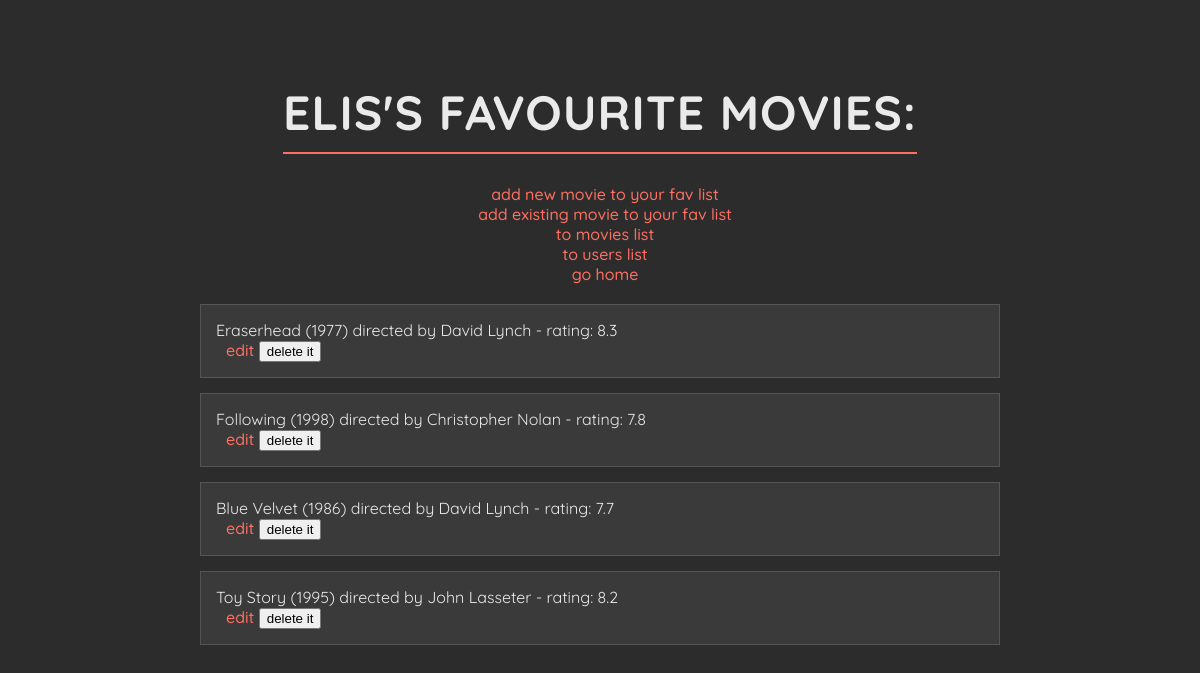
The page /users/2 on the database its author committed.
### data_models.py (models this page shows, shortened)
class User(db.Model):
    __tablename__ = 'users'
    user_id = db.Column(db.Integer, primary_key=True, autoincrement=True)
    user_name = db.Column(db.String(100), nullable=False)
    movies = relationship('Movie', secondary=user_movies, back_populates='users')

class Movie(db.Model):
    __tablename__ = 'movies'
    movie_id = db.Column(db.Integer, primary_key=True, autoincrement=True)
    title = db.Column(db.String(250), nullable=False)
    director = db.Column(db.String(200), nullable=False)
    release_year = db.Column(db.Integer, nullable=False)
    movie_rating = db.Column(db.Float, nullable=False)
    users = relationship('User', secondary=user_movies, back_populates='movies')

### app.py (the view)
@app.route('/users/<int:user_id>', methods=['GET'])
def user_movies(user_id):
    user = data_manager.get_user_by_id(user_id)
    movies = data_manager.get_user_movies(user_id)
    if not user:
        flash(f'User with ID {user_id} is not found. 🍭', 'error')
        return redirect('/users')
    return render_template('user_movies.html', user=user, movies=movies)

### datamanager/sqlite_data_manager.py (called while the page is built)
    def get_user_by_id(self, user_id):
        with self.app.app_context():
            return self.db.session.query(User).filter_by(user_id=user_id).first()

    def get_user_movies(self, user_id):
        with self.app.app_context():
            user = self.db.session.query(User).filter_by(user_id=user_id).first()
            if user is not None:
                movies = user.movies
            else:
                movies = []
            return movies

### templates/user_movies.html (shortened to what this page needs)
<!DOCTYPE html>
<html lang="en">
<head>
</head>
<body>
    <h1>{{ user.user_name }}'s favourite movies:</h1>
    <div>
        <a href="{{ url_for('add_new_movie_to_user', user_id=user.user_id) }}">add new movie to your fav list</a><br>
        <a href="{{ url_for('add_existing_movie_to_user', user_id=user.user_id) }}">add existing movie to your fav list</a><br>
        <a href="{{ url_for('list_movies') }}">to movies list</a><br>
        <a href="{{ url_for('list_users') }}">to users list</a><br>
        <a href="{{ url_for('home') }}">go home</a>
    </div>
        {% if movies %}
            <ul>
            {% for movie in movies %}
                <li>
                    {{ movie.title }} ({{ movie.release_year }}) directed by {{ movie.director }} - rating: {{ movie.movie_rating }} <br>
                    <a href="{{ url_for('update_movie', movie_id=movie.movie_id) }}">edit</a>
                    <form id="delete-form-{{ user.user_id }}-{{ movie.movie_id }}"
                          action="{{ url_for('remove_movie_from_user', user_id=user.user_id, movie_id=movie.movie_id) }}"
                          method="POST" style="display: inline;">
                        <button type="button" onclick="confirmDeletion({{ user.user_id }}, {{ movie.movie_id }})">delete it</button>
                    </form>
                </li>
            {% endfor %}
            </ul>
            {% else %}
                <p>no favourite movies found for this user</p>
        {% endif %}
</body>
</html>

### templates/user_movies.html (style rules this page uses)
body { background-color: #2C2C2C; font-family: 'Quicksand', sans-serif; color: #EAEAEA; text-align: center; padding: 50px; margin: 0; }
h1 { font-family: 'Quicksand', sans-serif; font-size: 3rem; color: #EAEAEA; margin-bottom: 30px; text-transform: uppercase; letter-spacing: 1px; border-bottom: 2px solid #FF6F61; display: inline-block; padding-bottom: 10px; }
ul { list-style-type: none; padding: 0; max-width: 800px; margin: 20px auto; text-align: left; }
li { background-color: #3A3A3A; border: 1px solid #555; margin: 15px 0; padding: 15px; transition: background-color 0.3s, transform 0.3s; }
a { text-decoration: none; color: #FF6F61; font-weight: 500; margin-left: 10px; transition: color 0.3s; }

### rows shown on the page
User: user_name "ELIS"
Movie: title "Eraserhead", release_year "1977", director "David Lynch", movie_rating "8.3"
Movie: title "Following", release_year "1998", director "Christopher Nolan", movie_rating "7.8"
Movie: title "Blue Velvet", release_year "1986", director "David Lynch", movie_rating "7.7"
Movie: title "Toy Story", release_year "1995", director "John Lasseter", movie_rating "8.2"
